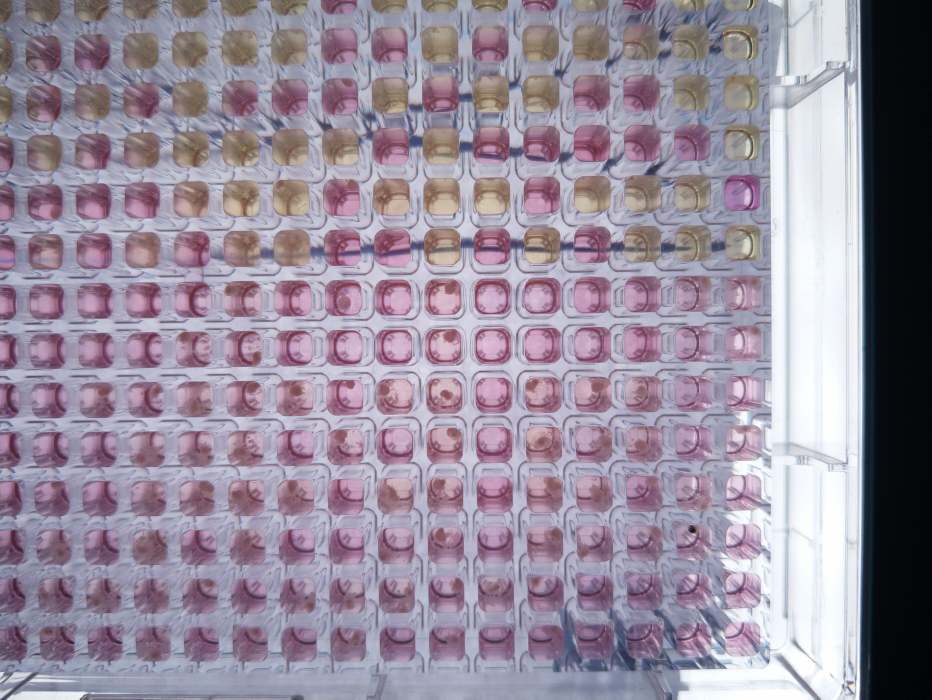
#> input picture imx_519_Focus_6.jpg, 4656 x 3496 px (shown at 1/5 size)
$ python mask_cropper.py   (older library calls are emulated)
#> lines starting #> are read from the running program, lines starting #| are printed output that depends on the picture; after the words box and inside, x2 and y2 are one past the last pixel; in counts of white or black regions, pixels touching at a corner belong together
import cv2
import numpy as np
import os
from pathlib import Path
from PIL import Image

# This script is used to crop the wells from the image based on the mask.
# It labels each well according to the grid layout.
#there is a threshold which can be modified or removed depending on if it is determined necessary the threshold helps with finding organoids.

class MaskCropper:
    def __init__(self, input_image_path, mask_path, output_folder="Well_Crops", target_size=None,
                 use_quadrant_labeling=True, quadrant_row_range=None, quadrant_col_range=None):
        """
        Initialize the MaskCropper

        Args:
            input_image_path: Path to the original image
            mask_path: Path to the binary mask
            output_folder: Folder to save cropped images
            target_size: Target size for resized images (width, height). Set to None to keep original crop sizes.
            use_quadrant_labeling: If True, use quadrant labeling system (default: False for regular A1, A2, A3... labeling)
            quadrant_row_range: Custom row range for quadrant labeling (default: ['m', 'l', 'k', 'j', 'i', 'h', 'g', 'f', 'e', 'd', 'c', 'b', 'a'])
            quadrant_col_range: Custom column range for quadrant labeling (default: range(10, 25))
        """
        self.input_image_path = input_image_path
        self.mask_path = mask_path
        self.output_folder = output_folder
        self.target_size = target_size

        # === QUADRANT WELL LABELING PARAMETERS ===
        self.use_quadrant_labeling = use_quadrant_labeling
        self.quadrant_row_range = quadrant_row_range or ['m', 'l', 'k', 'j', 'i', 'h', 'g', 'f', 'e', 'd', 'c', 'b', 'a']
        self.quadrant_col_range = quadrant_col_range or list(range(10, 25))

        # Create output folder
        Path(self.output_folder).mkdir(exist_ok=True)
        print(f"Output folder created/verified: {self.output_folder}")
        if self.target_size:
            print(f"Target size for cropped images: {target_size[0]}x{target_size[1]}")
        else:
            print("Keeping original crop sizes (no resizing)")

        # Print labeling system info
        if self.use_quadrant_labeling:
            print(f"Using quadrant labeling: rows {self.quadrant_row_range}, cols {self.quadrant_col_range}")
        else:
            print("Using regular labeling: A1, A2, A3, B1, B2, B3, etc.")

        # Load images
        self.load_images()

    def load_images(self):
        """Load the input image and mask"""
        # Load original image
        self.image = cv2.imread(self.input_image_path)
        if self.image is None:
            raise ValueError(f"Could not load image from: {self.input_image_path}")
        binarize = False
        if binarize:
            gray = cv2.cvtColor(self.image, cv2.COLOR_BGR2GRAY)
            self.image = (gray > 160).astype(np.uint8) * 255
            #self.image = (gray < 200).astype(np.uint8) * 255

        # Load mask
        self.mask = cv2.imread(self.mask_path, cv2.IMREAD_GRAYSCALE)
        if self.mask is None:
            raise ValueError(f"Could not load mask from: {self.mask_path}")

        # Ensure mask is binary
        self.mask = np.where(self.mask > 127, 255, 0).astype(np.uint8)

        # Check dimensions match
        img_h, img_w = self.image.shape[:2]
        mask_h, mask_w = self.mask.shape

        if img_h != mask_h or img_w != mask_w:
            print(f"Warning: Image size ({img_w}x{img_h}) != Mask size ({mask_w}x{mask_h})")
            print("Resizing mask to match image...")
            self.mask = cv2.resize(self.mask, (img_w, img_h), interpolation=cv2.INTER_NEAREST)

        print(f"Loaded image: {img_w}x{img_h}")
        print(f"Loaded mask: {mask_w}x{mask_h}")
        print(f"White pixels in mask: {np.sum(self.mask == 255)}")

    def find_connected_regions(self):
        """Find all connected white regions in the mask"""
        # Find connected components
        num_labels, labels, stats, centroids = cv2.connectedComponentsWithStats(
            self.mask, connectivity=8, ltype=cv2.CV_32S
        )

        regions = []

        # Skip label 0 (background)
        for label in range(1, num_labels):
            # Get statistics for this region
            x, y, w, h, area = stats[label]

            # Skip very small regions (noise)
            if area < 10:  # Minimum 10 pixels
                continue

            # Create region info
            region_info = {
                'label': label,
                'bbox': (x, y, w, h),
                'area': area,
                'centroid': centroids[label]
            }

            regions.append(region_info)

        print(f"Found {len(regions)} connected regions")

        # Sort regions by position for grid layout
        regions_with_grid = self.assign_grid_positions(regions)

        return regions_with_grid, labels

    def assign_grid_positions(self, regions):
        """Assign grid positions based on labeling system (regular or quadrant)"""
        if not regions:
            return regions

        # First, group regions into columns based on X coordinate
        x_tolerance = 100  # pixels tolerance for same column (increased for better grouping)
        columns = []

        # Sort by X coordinate first to process columns left to right
        regions_by_x = sorted(regions, key=lambda r: r['centroid'][0])

        for region in regions_by_x:
            region_x = region['centroid'][0]

            # Find which column this region belongs to
            assigned_to_column = False
            for column in columns:
                # Use average X of all regions in column for better grouping
                column_avg_x = sum(r['centroid'][0] for r in column) / len(column)

                if abs(region_x - column_avg_x) <= x_tolerance:
                    # This region belongs to this column
                    column.append(region)
                    assigned_to_column = True
                    break

            if not assigned_to_column:
                # Create new column
                columns.append([region])

        # Sort each column by Y coordinate (top to bottom)
        for column in columns:
            column.sort(key=lambda r: r['centroid'][1])

        # Assign grid labels based on labeling system
        regions_with_grid = []

        if self.use_quadrant_labeling:
            # Use quadrant labeling system
            for col_idx, column in enumerate(columns):
                if col_idx >= len(self.quadrant_col_range):
                    print(f"Warning: More columns ({len(columns)}) than available in quadrant range ({len(self.quadrant_col_range)})")
                    break

                col_number = self.quadrant_col_range[col_idx]  # Use quadrant column numbers

                for row_idx, region in enumerate(column):
                    if row_idx >= len(self.quadrant_row_range):
                        print(f"Warning: More rows in column {col_idx + 1} ({len(column)}) than available in quadrant range ({len(self.quadrant_row_range)})")
                        break

                    row_letter = self.quadrant_row_range[row_idx].upper()  # Use quadrant row letters
                    grid_label = f"{row_letter}{col_number}"

                    # Add grid information to region
                    region['grid_label'] = grid_label
                    region['grid_row'] = row_idx
                    region['grid_col'] = col_idx

                    regions_with_grid.append(region)
        else:
            # Use regular labeling system (A1, A2, A3, B1, B2, B3, etc.)
            for col_idx, column in enumerate(columns):
                col_number = col_idx + 1  # 1, 2, 3, etc.

                for row_idx, region in enumerate(column):
                    row_letter = chr(ord('A') + row_idx)  # A, B, C, D, ..., P
                    grid_label = f"{row_letter}{col_number}"

                    # Add grid information to region
                    region['grid_label'] = grid_label
                    region['grid_row'] = row_idx
                    region['grid_col'] = col_idx

                    regions_with_grid.append(region)

        # Sort final list by column then row for consistent processing
        regions_with_grid.sort(key=lambda r: (r['grid_col'], r['grid_row']))

        # Calculate layout info
        num_columns = len(columns)
        max_rows = max(len(column) for column in columns) if columns else 0

        labeling_type = "quadrant" if self.use_quadrant_labeling else "regular"
        print(f"Grid layout ({labeling_type}): {max_rows} rows x {num_columns} columns")
        print(f"Column grouping tolerance: {x_tolerance} pixels")

        # Debug: Show column sizes
        print("Column details:")
        for i, column in enumerate(columns):
            avg_x = sum(r['centroid'][0] for r in column) / len(column)
            if self.use_quadrant_labeling and i < len(self.quadrant_col_range):
                col_label = self.quadrant_col_range[i]
                print(f"  Column {i+1} (label {col_label}): {len(column)} wells, avg X = {int(avg_x)}")
            else:
                print(f"  Column {i+1}: {len(column)} wells, avg X = {int(avg_x)}")

        print("Grid assignments:")
        for region in regions_with_grid:
            centroid_x, centroid_y = region['centroid']
            print(f"  {region['grid_label']}: center at ({int(centroid_x)}, {int(centroid_y)})")

        return regions_with_grid

    def crop_region(self, region_info, region_mask):
        """Crop the image for a specific region"""
        x, y, w, h = region_info['bbox']

        # Add small padding around the region
        padding = 5
        x_start = max(0, x - padding)
        y_start = max(0, y - padding)
        x_end = min(self.image.shape[1], x + w + padding)
        y_end = min(self.image.shape[0], y + h + padding)

        # Just crop the image - no masking or black borders
        cropped_image = self.image[y_start:y_end, x_start:x_end]

        return cropped_image

    # [77 lines left out: functions remove_black_borders, resize_and_center_image, not called in this run]

    def save_crops(self):
        """
        Extract and save crops for each connected region - clean crops with no borders, resized to target size
        """
        regions, labels = self.find_connected_regions()

        if not regions:
            print("No regions found to crop!")
            return

        saved_count = 0

        for i, region in enumerate(regions):
            try:
                # Create mask for this specific region
                region_mask = np.where(labels == region['label'], 255, 0).astype(np.uint8)

                # Crop the region - just clean crop, no masking
                cropped_image = self.crop_region(region, region_mask)

                # Conditionally resize if target_size is specified
                if self.target_size:
                    # Resize and center the cropped image with white background
                    final_image = self.resize_and_center_image(cropped_image)
                    size_info = f"resized to {self.target_size[0]}x{self.target_size[1]} with white background"
                else:
                    # Keep original crop size
                    final_image = cropped_image
                    h, w = cropped_image.shape[:2]
                    size_info = f"original size {w}x{h}"

                # Generate filename using grid label
                grid_label = region['grid_label']
                area = region['area']
                centroid_x, centroid_y = region['centroid']

                # Save the crop
                filename = f"Color_well_{grid_label}.png"
                filepath = os.path.join(self.output_folder, filename)
                cv2.imwrite(filepath, final_image)
                print(f"Saved crop: {filename} ({size_info})")
                saved_count += 1

                # Print region info
                x, y, w, h = region['bbox']
                original_size = f"{w}x{h}"
                if self.target_size:
                    print(f"Region {grid_label}: {original_size} -> {self.target_size[0]}x{self.target_size[1]} at ({x},{y}), area={area} pixels")
                else:
                    print(f"Region {grid_label}: {original_size} (kept original) at ({x},{y}), area={area} pixels")

            except Exception as e:
                print(f"Error processing region {i+1}: {e}")
                continue

        print(f"\nProcessing complete!")
        print(f"Total regions processed: {len(regions)}")
        print(f"Images saved: {saved_count}")
        if self.target_size:
            print(f"All images resized to: {self.target_size[0]}x{self.target_size[1]} with white background")
        else:
            print("All images kept at original crop sizes")
        print(f"Output folder: {self.output_folder}")

    def preview_regions(self):
        """Show a preview of detected regions"""
        regions, labels = self.find_connected_regions()

        # Create colored preview
        preview = self.image.copy()

        # Generate random colors for each region
        colors = []
        for i in range(len(regions)):
            color = (
                np.random.randint(50, 255),
                np.random.randint(50, 255),
                np.random.randint(50, 255)
            )
            colors.append(color)

        # Draw bounding boxes and labels
        for i, region in enumerate(regions):
            x, y, w, h = region['bbox']
            color = colors[i]

            # Draw bounding box
            cv2.rectangle(preview, (x, y), (x + w, y + h), color, 2)

            # Draw grid label
            grid_label = region['grid_label']
            label_text = f"Well {grid_label}"
            cv2.putText(preview, label_text, (x, y-10),
                       cv2.FONT_HERSHEY_SIMPLEX, 0.7, color, 2)

        # Show preview
        window_name = "Region Preview - Press any key to continue"
        cv2.namedWindow(window_name, cv2.WINDOW_NORMAL)
        cv2.resizeWindow(window_name, min(1200, preview.shape[1]), min(800, preview.shape[0]))
        cv2.imshow(window_name, preview)
        cv2.waitKey(0)
        cv2.destroyAllWindows()

        return len(regions)

def main():
    """Main function to run the mask cropper"""
    # Input paths
    input_image_path = r"imx_519_Focus_6.jpg"
    mask_path = r"IMX519_Mask.png"

    # Check if files exist
    if not os.path.exists(input_image_path):
        print(f"Error: Input image not found: {input_image_path}")
        return

    if not os.path.exists(mask_path):
        print(f"Error: Mask not found: {mask_path}")
        print("Please make sure you have created a mask using the interactive_mask_creator.py")
        return

    # Ask user for labeling preference
    print("\nLabeling System Options:")
    print("1. Regular labeling: A1, A2, A3, B1, B2, B3, etc.")
    print("2. Quadrant labeling: M10, L10, K10, etc. (matching Organoid_Analysis_Quadrant.py)")

    while True:
        choice = input("\nSelect labeling system (1 or 2): ").strip()
        if choice in ['1', '2']:
            break
        print("Please enter 1 or 2")
#> this loop made 1 pass; the answer given on pass 1: 1

    use_quadrant_labeling = (choice == '2')

    try:
        # Create cropper with target size (can be customized)
        target_size = None  # Width x Height - can be changed as needed

        if use_quadrant_labeling:
            # Use quadrant labeling system (matching Organoid_Analysis_Quadrant.py)
            cropper = MaskCropper(
                input_image_path,
                mask_path,
                "wellfile",
                target_size,
                use_quadrant_labeling=True,
                quadrant_row_range=['m', 'l', 'k', 'j', 'i', 'h', 'g', 'f', 'e', 'd', 'c', 'b', 'a'],
                quadrant_col_range=list(range(10, 25))
            )
        else:
            # Use regular labeling system
            cropper = MaskCropper(input_image_path, mask_path, "wellfile", target_size)
#> in load_images, self.image is the input picture: shape (3496, 4656, 3); mean B, G, R 156.6, 140.7, 151.5
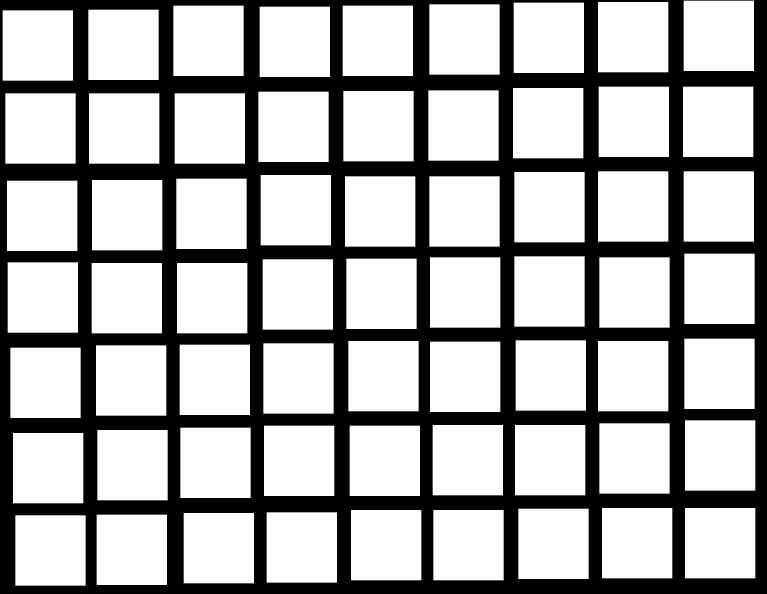
#> input picture IMX519_Mask.png, 2300 x 1780 px (shown at 1/3 size)
#| Warning: Image size (4656x3496) != Mask size (2300x1780)
#> in load_images, `self.mask = cv2.resize(self.mask, (img_w, img_h), interpolation=cv2.IN..`:
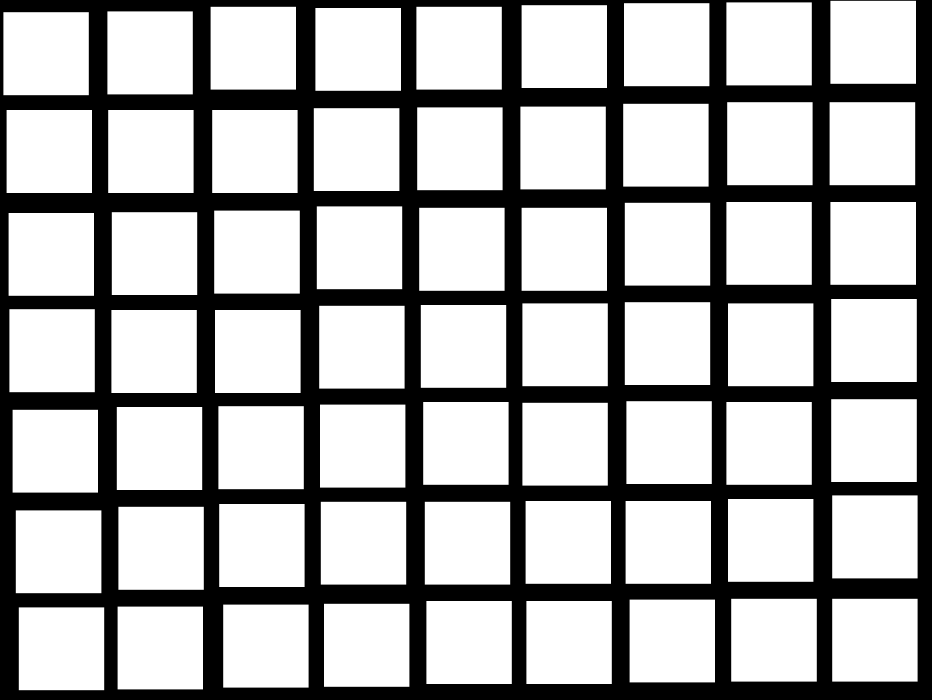
#> self.mask: shape (3496, 4656) (shown at 1/5 size); 68.5% white; 1 black region, box (x1, y1, x2, y2) and area: (0, 0, 4656, 3496) 5124274
#| Loaded image: 4656x3496
#| Loaded mask: 2300x1780
#| White pixels in mask: 11153102

        # Show preview of detected regions
        print("Showing preview of detected regions...")
        num_regions = cropper.preview_regions()
#> in find_connected_regions, `num_labels, labels, stats, centroids = cv2.connectedComponentsWithStat..`:
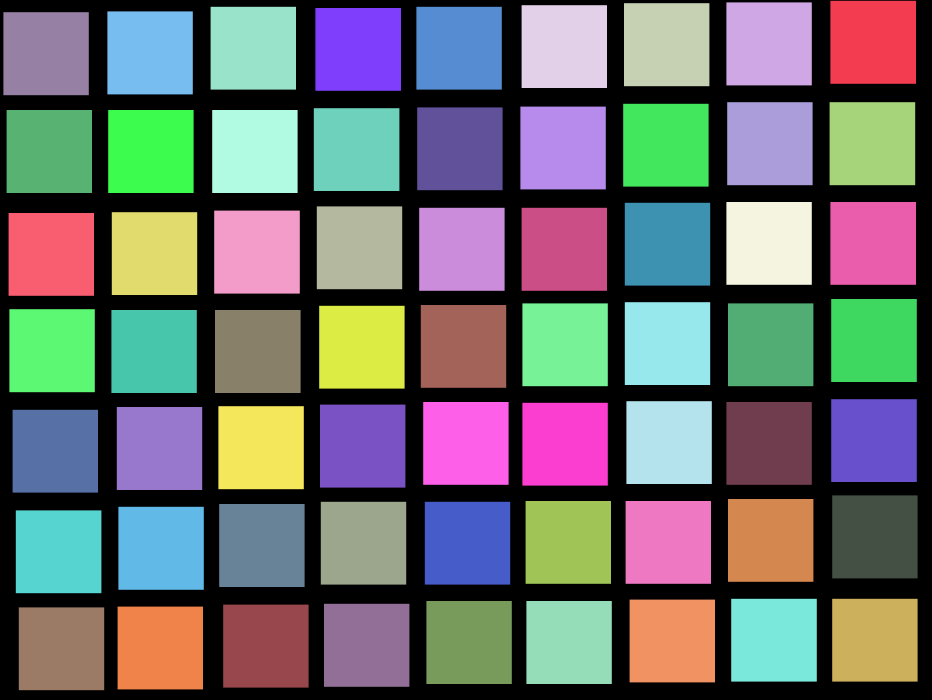
#> labels: shape (3496, 4656) int32 (shown at 1/5 size); 64 distinct labels, from 0 to 63; one colour per label, 0 black
#> in find_connected_regions, `num_labels, labels, stats, centroids = cv2.connectedComponentsWithStat..`: num_labels = 64; stats = 64 rows, first 6: [0, 0, 4656, 3496, 5124274], [4152, 4, 428, 415, 177620], [3632, 12, 427, 415, 177205], [3120, 16, 427, 415, 177205], [2608, 26, 427, 414, 176778], [1053, 34, 427, 414, 176778]; centroids = 64 pairs, first value 230 to 4374, second value 211 to 3243.5
#> the loop in find_connected_regions, `for label in range(1, num_labels):` made 63 passes
#> (x, y, w, h, area) on passes 1 to 8: (4152, 4, 428, 415, 177620), (3632, 12, 427, 415, 177205), (3120, 16, 427, 415, 177205), (2608, 26, 427, 414, 176778), (1053, 34, 427, 414, 176778), (2082, 34, 427, 414, 176778), (1577, 40, 428, 414, 177192), (537, 57, 427, 415, 177205)
#> (the rest of the program and of its run is left out)
